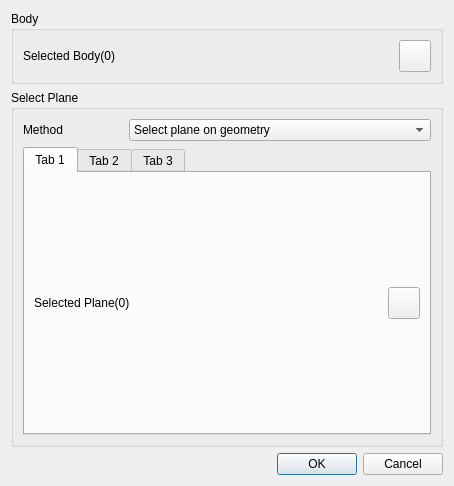
<?xml version="1.0" encoding="UTF-8"?>
<ui version="4.0">
 <class>GeoSplitterDialog</class>
 <widget class="QDialog" name="GeoSplitterDialog">
  <property name="geometry">
   <rect>
    <x>0</x>
    <y>0</y>
    <width>454</width>
    <height>486</height>
   </rect>
  </property>
  <property name="windowTitle">
   <string>Geometry Splitter</string>
  </property>
  <layout class="QGridLayout" name="gridLayout">
   <item row="0" column="0" colspan="2">
    <widget class="QGroupBox" name="groupBox">
     <property name="title">
      <string>Body</string>
     </property>
     <layout class="QGridLayout" name="gridLayout_3">
      <item row="0" column="1">
       <widget class="QPushButton" name="geoSelectSurface">
        <property name="sizePolicy">
         <sizepolicy hsizetype="Minimum" vsizetype="Minimum">
          <horstretch>0</horstretch>
          <verstretch>0</verstretch>
         </sizepolicy>
        </property>
        <property name="minimumSize">
         <size>
          <width>32</width>
          <height>32</height>
         </size>
        </property>
        <property name="maximumSize">
         <size>
          <width>32</width>
          <height>32</height>
         </size>
        </property>
        <property name="styleSheet">
         <string notr="true">background-image: url(:/QUI/geometry/selectbody.png);</string>
        </property>
        <property name="text">
         <string/>
        </property>
        <property name="checkable">
         <bool>true</bool>
        </property>
       </widget>
      </item>
      <item row="0" column="0">
       <widget class="QLabel" name="bodylabel">
        <property name="text">
         <string>Selected Body(0)</string>
        </property>
       </widget>
      </item>
     </layout>
    </widget>
   </item>
   <item row="2" column="1">
    <widget class="QDialogButtonBox" name="buttonBox">
     <property name="orientation">
      <enum>Qt::Horizontal</enum>
     </property>
     <property name="standardButtons">
      <set>QDialogButtonBox::Cancel|QDialogButtonBox::Ok</set>
     </property>
    </widget>
   </item>
   <item row="1" column="0" colspan="2">
    <widget class="QGroupBox" name="groupBox_2">
     <property name="title">
      <string>Select Plane</string>
     </property>
     <layout class="QGridLayout" name="gridLayout_4">
      <item row="0" column="0">
       <layout class="QHBoxLayout" name="horizontalLayout">
        <item>
         <widget class="QLabel" name="label">
          <property name="sizePolicy">
           <sizepolicy hsizetype="Preferred" vsizetype="Preferred">
            <horstretch>0</horstretch>
            <verstretch>0</verstretch>
           </sizepolicy>
          </property>
          <property name="maximumSize">
           <size>
            <width>100</width>
            <height>16777215</height>
           </size>
          </property>
          <property name="text">
           <string>Method</string>
          </property>
         </widget>
        </item>
        <item>
         <widget class="QComboBox" name="comboBoxType">
          <property name="sizePolicy">
           <sizepolicy hsizetype="Preferred" vsizetype="Fixed">
            <horstretch>0</horstretch>
            <verstretch>0</verstretch>
           </sizepolicy>
          </property>
          <item>
           <property name="text">
            <string>Select plane on geometry</string>
           </property>
          </item>
          <item>
           <property name="text">
            <string>Coordinate</string>
           </property>
          </item>
          <item>
           <property name="text">
            <string>Random</string>
           </property>
          </item>
         </widget>
        </item>
       </layout>
      </item>
      <item row="1" column="0">
       <widget class="QTabWidget" name="tabWidget">
        <property name="currentIndex">
         <number>0</number>
        </property>
        <widget class="QWidget" name="tab">
         <attribute name="title">
          <string>Tab 1</string>
         </attribute>
         <layout class="QGridLayout" name="gridLayout_2">
          <item row="0" column="0">
           <widget class="QLabel" name="planelabel">
            <property name="text">
             <string>Selected Plane(0)</string>
            </property>
           </widget>
          </item>
          <item row="0" column="1">
           <widget class="QPushButton" name="geoSelectSurface_1">
            <property name="sizePolicy">
             <sizepolicy hsizetype="Minimum" vsizetype="Minimum">
              <horstretch>0</horstretch>
              <verstretch>0</verstretch>
             </sizepolicy>
            </property>
            <property name="minimumSize">
             <size>
              <width>32</width>
              <height>32</height>
             </size>
            </property>
            <property name="maximumSize">
             <size>
              <width>32</width>
              <height>32</height>
             </size>
            </property>
            <property name="styleSheet">
             <string notr="true">background-image: url(:/QUI/geometry/selectface.png);</string>
            </property>
            <property name="text">
             <string/>
            </property>
            <property name="checkable">
             <bool>true</bool>
            </property>
           </widget>
          </item>
         </layout>
        </widget>
        <widget class="QWidget" name="tab_2">
         <attribute name="title">
          <string>Tab 2</string>
         </attribute>
         <layout class="QGridLayout" name="gridLayout_5">
          <item row="0" column="0">
           <widget class="QLabel" name="label_2">
            <property name="text">
             <string>Plane:</string>
            </property>
           </widget>
          </item>
          <item row="0" column="1">
           <widget class="QComboBox" name="comboBoxPlane">
            <item>
             <property name="text">
              <string>XOY</string>
             </property>
            </item>
            <item>
             <property name="text">
              <string>XOZ</string>
             </property>
            </item>
            <item>
             <property name="text">
              <string>YOZ</string>
             </property>
            </item>
           </widget>
          </item>
         </layout>
        </widget>
        <widget class="QWidget" name="tab_3">
         <attribute name="title">
          <string>Tab 3</string>
         </attribute>
         <layout class="QGridLayout" name="gridLayout_8">
          <item row="0" column="0">
           <widget class="QGroupBox" name="groupBox_3">
            <property name="title">
             <string>Basic Point</string>
            </property>
            <layout class="QGridLayout" name="gridLayout_6">
             <property name="leftMargin">
              <number>0</number>
             </property>
             <property name="rightMargin">
              <number>0</number>
             </property>
             <item row="0" column="0">
              <layout class="QVBoxLayout" name="basicLayout"/>
             </item>
            </layout>
           </widget>
          </item>
          <item row="1" column="0">
           <widget class="QGroupBox" name="groupBox_4">
            <property name="title">
             <string>Axis</string>
            </property>
            <layout class="QGridLayout" name="gridLayout_7">
             <item row="0" column="0">
              <layout class="QHBoxLayout" name="horizontalLayout_4">
               <item>
                <widget class="QRadioButton" name="radioButtonX">
                 <property name="text">
                  <string>X axis</string>
                 </property>
                </widget>
               </item>
               <item>
                <widget class="QRadioButton" name="radioButtonY">
                 <property name="text">
                  <string>Y axis</string>
                 </property>
                </widget>
               </item>
               <item>
                <widget class="QRadioButton" name="radioButtonZ">
                 <property name="text">
                  <string>Z axis</string>
                 </property>
                 <property name="checked">
                  <bool>true</bool>
                 </property>
                </widget>
               </item>
              </layout>
             </item>
             <item row="1" column="0">
              <widget class="QRadioButton" name="radioButtonUser">
               <property name="text">
                <string>User define</string>
               </property>
              </widget>
             </item>
             <item row="2" column="0">
              <layout class="QHBoxLayout" name="horizontalLayout_5">
               <item>
                <widget class="QDoubleSpinBox" name="doubleSpinBoxX">
                 <property name="minimum">
                  <double>-1000.000000000000000</double>
                 </property>
                 <property name="maximum">
                  <double>1000.000000000000000</double>
                 </property>
                </widget>
               </item>
               <item>
                <widget class="QDoubleSpinBox" name="doubleSpinBoxY">
                 <property name="minimum">
                  <double>-1000.000000000000000</double>
                 </property>
                 <property name="maximum">
                  <double>1000.000000000000000</double>
                 </property>
                </widget>
               </item>
               <item>
                <widget class="QDoubleSpinBox" name="doubleSpinBoxZ">
                 <property name="minimum">
                  <double>-1000.000000000000000</double>
                 </property>
                 <property name="maximum">
                  <double>1000.000000000000000</double>
                 </property>
                 <property name="value">
                  <double>1.000000000000000</double>
                 </property>
                </widget>
               </item>
              </layout>
             </item>
            </layout>
           </widget>
          </item>
         </layout>
        </widget>
       </widget>
      </item>
     </layout>
    </widget>
   </item>
  </layout>
 </widget>
 <resources>
  <include location="../qrc/qianfan.qrc"/>
 </resources>
 <connections>
  <connection>
   <sender>buttonBox</sender>
   <signal>accepted()</signal>
   <receiver>GeoSplitterDialog</receiver>
   <slot>accept()</slot>
   <hints>
    <hint type="sourcelabel">
     <x>248</x>
     <y>254</y>
    </hint>
    <hint type="destinationlabel">
     <x>157</x>
     <y>274</y>
    </hint>
   </hints>
  </connection>
  <connection>
   <sender>buttonBox</sender>
   <signal>rejected()</signal>
   <receiver>GeoSplitterDialog</receiver>
   <slot>reject()</slot>
   <hints>
    <hint type="sourcelabel">
     <x>316</x>
     <y>260</y>
    </hint>
    <hint type="destinationlabel">
     <x>286</x>
     <y>274</y>
    </hint>
   </hints>
  </connection>
 </connections>
</ui>
